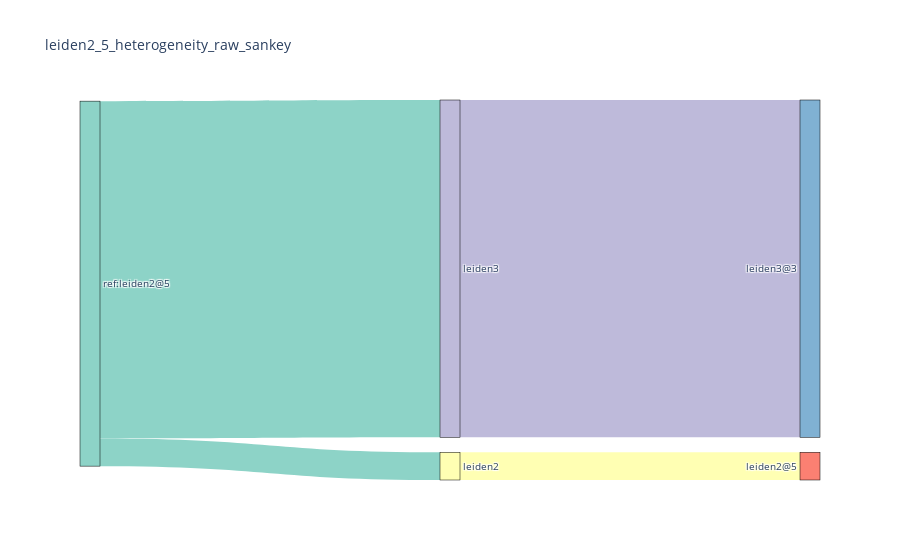

The cell this chart's notebook holds for it:
### Code cell
# heterogeneity sankey
sctri.plot_heterogeneity(key='leiden2',cluster='5',col='raw',style='sankey',save=True,format='png')
from IPython.display import Image
Image(filename='output/leiden2_5_heterogeneity_raw_sankey.png')

### Figure 1 — Plotly figure (JSON) as saved in the notebook; plotly's stock layout.template omitted (floating-point values rounded to 4 significant figures)
{"data": [{"link": {"color": ["#8dd3c7", "#ffffb3", "#8dd3c7", "#bebada"], "source": [0, 1, 0, 2], "target": [1, 3, 2, 4], "value": [12, 12, 146, 146]}, "node": {"color": ["#8dd3c7", "#ffffb3", "#bebada", "#fb8072", "#80b1d3"], "label": ["ref:leiden2@5", "leiden2", "leiden3", "leiden2@5", "leiden3@3"], "line": {"color": "black", "width": 0.5}, "pad": 15, "thickness": 20}, "type": "sankey"}], "layout": {"font": {"size": 10}, "title": {"text": "leiden2_5_heterogeneity_raw_sankey"}}}
